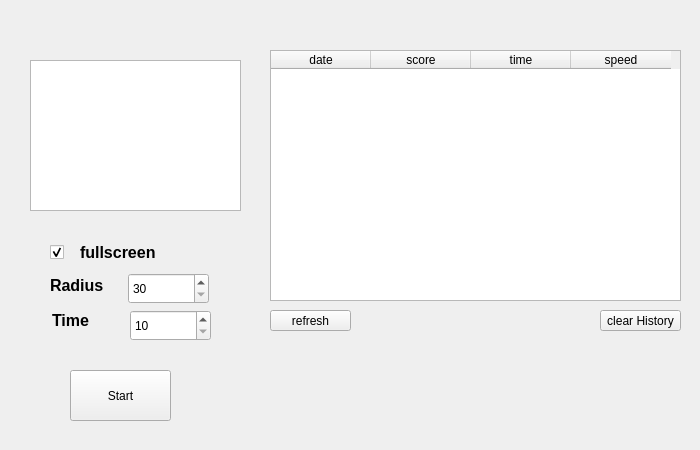
<?xml version="1.0" encoding="UTF-8"?>
<ui version="4.0">
 <class>Form</class>
 <widget class="QWidget" name="Form">
  <property name="geometry">
   <rect>
    <x>0</x>
    <y>0</y>
    <width>700</width>
    <height>450</height>
   </rect>
  </property>
  <property name="windowTitle">
   <string>Form</string>
  </property>
  <widget class="QLabel" name="label">
   <property name="geometry">
    <rect>
     <x>50</x>
     <y>270</y>
     <width>77</width>
     <height>31</height>
    </rect>
   </property>
   <property name="font">
    <font>
     <pointsize>12</pointsize>
     <weight>75</weight>
     <bold>true</bold>
    </font>
   </property>
   <property name="text">
    <string>Radius</string>
   </property>
  </widget>
  <widget class="QSpinBox" name="radius">
   <property name="geometry">
    <rect>
     <x>128</x>
     <y>273</y>
     <width>81</width>
     <height>31</height>
    </rect>
   </property>
   <property name="minimum">
    <number>30</number>
   </property>
   <property name="maximum">
    <number>100</number>
   </property>
  </widget>
  <widget class="QLabel" name="label_2">
   <property name="geometry">
    <rect>
     <x>52</x>
     <y>296</y>
     <width>77</width>
     <height>49</height>
    </rect>
   </property>
   <property name="font">
    <font>
     <pointsize>12</pointsize>
     <weight>75</weight>
     <bold>true</bold>
    </font>
   </property>
   <property name="text">
    <string>Time</string>
   </property>
  </widget>
  <widget class="QSpinBox" name="time">
   <property name="geometry">
    <rect>
     <x>130</x>
     <y>310</y>
     <width>81</width>
     <height>31</height>
    </rect>
   </property>
   <property name="minimum">
    <number>10</number>
   </property>
   <property name="maximum">
    <number>360</number>
   </property>
  </widget>
  <widget class="QTableWidget" name="table">
   <property name="geometry">
    <rect>
     <x>270</x>
     <y>50</y>
     <width>411</width>
     <height>251</height>
    </rect>
   </property>
   <column>
    <property name="text">
     <string>date</string>
    </property>
   </column>
   <column>
    <property name="text">
     <string>score</string>
    </property>
   </column>
   <column>
    <property name="text">
     <string>time</string>
    </property>
   </column>
   <column>
    <property name="text">
     <string>speed</string>
    </property>
   </column>
  </widget>
  <widget class="QPushButton" name="clear">
   <property name="geometry">
    <rect>
     <x>600</x>
     <y>310</y>
     <width>81</width>
     <height>21</height>
    </rect>
   </property>
   <property name="text">
    <string>clear History</string>
   </property>
  </widget>
  <widget class="QPushButton" name="start">
   <property name="geometry">
    <rect>
     <x>70</x>
     <y>370</y>
     <width>101</width>
     <height>51</height>
    </rect>
   </property>
   <property name="text">
    <string>Start</string>
   </property>
  </widget>
  <widget class="QGraphicsView" name="shape">
   <property name="geometry">
    <rect>
     <x>30</x>
     <y>60</y>
     <width>211</width>
     <height>151</height>
    </rect>
   </property>
  </widget>
  <widget class="QPushButton" name="refresh">
   <property name="geometry">
    <rect>
     <x>270</x>
     <y>310</y>
     <width>81</width>
     <height>21</height>
    </rect>
   </property>
   <property name="text">
    <string>refresh</string>
   </property>
  </widget>
  <widget class="QLabel" name="label_3">
   <property name="geometry">
    <rect>
     <x>80</x>
     <y>240</y>
     <width>79</width>
     <height>25</height>
    </rect>
   </property>
   <property name="font">
    <font>
     <pointsize>12</pointsize>
     <weight>75</weight>
     <bold>true</bold>
    </font>
   </property>
   <property name="text">
    <string>fullscreen</string>
   </property>
  </widget>
  <widget class="QCheckBox" name="fullscreen">
   <property name="geometry">
    <rect>
     <x>50</x>
     <y>240</y>
     <width>25</width>
     <height>25</height>
    </rect>
   </property>
   <property name="minimumSize">
    <size>
     <width>25</width>
     <height>25</height>
    </size>
   </property>
   <property name="maximumSize">
    <size>
     <width>41</width>
     <height>16777215</height>
    </size>
   </property>
   <property name="sizeIncrement">
    <size>
     <width>25</width>
     <height>0</height>
    </size>
   </property>
   <property name="font">
    <font>
     <pointsize>50</pointsize>
    </font>
   </property>
   <property name="text">
    <string/>
   </property>
   <property name="iconSize">
    <size>
     <width>25</width>
     <height>25</height>
    </size>
   </property>
   <property name="checked">
    <bool>true</bool>
   </property>
  </widget>
 </widget>
 <resources/>
 <connections/>
</ui>
